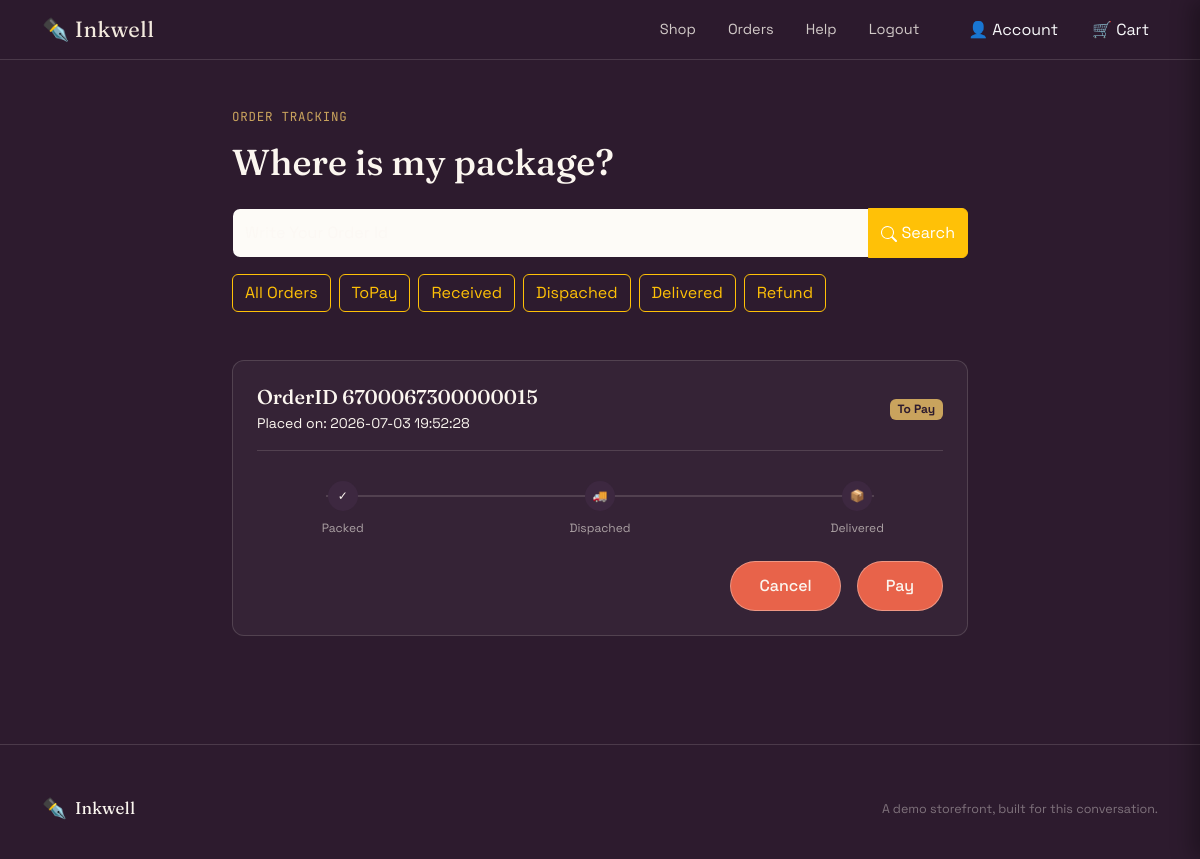
/stationaryshop/trackorder.php?status=To Pay (signed in), run on the app's committed database.
### tables this page shows
CREATE TABLE `orders` (
  `id` int(11) NOT NULL,
  `payment_id` int(11) NOT NULL,
  `product_id` char(7) NOT NULL,
  `Order_id` char(16) NOT NULL,
  `Customer` varchar(50) NOT NULL,
  `email` varchar(50) NOT NULL,
  `Card_no` varchar(12) NOT NULL,
  `Address` varchar(100) NOT NULL,
  `phone_number` varchar(11) NOT NULL,
  `Total amount` int(11) NOT NULL,
  `status` varchar(30) NOT NULL,
  `Order_date` timestamp NOT NULL DEFAULT current_timestamp(),
  `userID` int(11) NOT NULL
);

### stationaryshop/trackorder.php (the view, shortened to what this page needs)
<?php
include('navbar.php');
?>
<div class="container-lg py-5">
    <div class="row justify-content-center">
        <div class="col-lg-8">
            <p class="section-label">Order tracking</p>
            <h2 class="mb-4" style="font-size: 36px;">Where is my package?</h2>
            <div class="mb-5">
                <form method="GET" class="input-group mb-3">
                    <input type="text"
                        name="search"
                        class="form-control"
                        id="orderIdInput"
                        placeholder="Write Your Order Id">
                    <button class="btn btn-warning text-white" type="submit" id="button-addon2">
                        <svg xmlns="http://www.w3.org/2000/svg" width="16" height="16" fill="currentColor" class="bi bi-search" viewBox="0 0 16 16">
                            <path d="M11.742 10.344a6.5 6.5 0 1 0-1.397 1.398h-.001q.044.06.098.115l3.85 3.85a1 1 0 0 0 1.415-1.414l-3.85-3.85a1 1 0 0 0-.115-.1zM12 6.5a5.5 5.5 0 1 1-11 0 5.5 5.5 0 0 1 11 0"/>
                        </svg>
                        Search
                    </button>
                </form>
                <div class="d-flex gap-2 flex-wrap">
                    <a href="trackorder.php" class="btn btn-outline-warning ">All Orders</a>
                    <a href="?status=To Pay" class="btn btn-outline-warning ">ToPay</a>
                    <a href="?status=Received" class="btn btn-outline-warning ">Received</a>
                    <a href="?status=Dispached" class="btn btn-outline-warning ">Dispached</a>
                    <a href="?status=Delivered" class="btn btn-outline-warning ">Delivered</a>
                    <a href="?status=Return" class="btn btn-outline-warning ">Refund</a>
                </div>
            </div>
            <?php
            if (isset($_SESSION['userid'])) {
                $userid = $_SESSION['userid'];
                if(isset($_GET['status'])){
                    $status = $_GET['status'];
                    if ($status == 'Dispached' || $status == 'Received' || $status=='Return') {
                        $orderfetch = mysqli_query($con, "SELECT * FROM `orders` WHERE status ='$status' AND userID =$userid");
                    } else {
                        $orderfetch = mysqli_query($con, "SELECT * FROM `orders` WHERE status ='$status' AND userID =$userid");
                    }
                }
                else {
                    $orderfetch = mysqli_query($con, "SELECT * FROM `orders` WHERE userID =$userid");
                }
                while ($allorders = mysqli_fetch_assoc($orderfetch)) {
                    $card_status = $allorders['status'];
                    $packed_active = "";
                    $transit_active = "";
                    $delivered_active = "";
            ?>
                    <div class="order-card mt-4" id="trackingResultBox">
                        <div class="d-flex justify-content-between align-items-center flex-wrap gap-2 border-bottom pb-3 mb-4" style="border-color: var(--line) !important;">
                            <div>
                                <h5 class="mb-1"><a href="orderdetail.php?orderid=<?php echo $allorders['Order_id'];?>" class="text-decoration-none text-reset">OrderID <?php echo $allorders['Order_id']; ?></a></h5>
                                <p class="small mb-0">Placed on: <?php echo $allorders['Order_date'] ?></p>
                            </div>
                            <span class="badge" style="background-color: var(--gold); color: var(--plum);"><?php echo $allorders['status'] ?></span>
                        </div>
                        <div class="status-timeline">
                            <div class="timeline-step <?php echo $packed_active; ?>">
                                <div class="step-circle">✓</div>
                                <div class="step-label">Packed</div>
                            </div>
                            <div class="timeline-step <?php echo $transit_active; ?>">
                                <div class="step-circle">🚚</div>
                                <div class="step-label">Dispached</div>
                            </div>
                            <div class="timeline-step <?php echo $delivered_active; ?>">
                                <div class="step-circle">📦</div>
                                <div class="step-label">Delivered</div>
                            </div>
                        </div>
                        <div class="d-flex justify-content-end mt-4">
                            <?php if ($card_status == 'To Pay') { ?>
                                <a href="?cancelid=<?php echo $allorders['Order_id']; ?>" class="btn btn-outline-light" style=" background-color:#E8634A;">
                                    Cancel
                                </a>
                                <button type="button"
                                        class="ms-3 btn btn-outline-light"
                                        style="background-color:#E8634A;"
                                        data-bs-toggle="modal"
                                        data-bs-target="#payModal_<?php echo $allorders['Order_id']; ?>">
                                    Pay
                                </button>
                            <?php } ?>
                        </div>
                    </div>
            <?php
                }
            }
            ?>
        </div>
    </div>
</div>
<?php include('footer.php'); ?>
</body>
</html>

### stationaryshop/style.css (style rules this page uses)
:root { --plum: #2D1B2E; --plum-light: #3D2840; --coral: #E8634A; --coral-dark: #C44A33; --gold: #C9A35D; --sage: #8A9A7E; --cream: #FBF6EF; --blush: #F7E8E0; --line: rgba(251, 246, 239, 0.14); }
* { margin: 0; padding: 0; box-sizing: border-box; }
html, body { font-family: 'Space Grotesk', sans-serif; background-color: var(--plum); color: var(--cream); height: 100%; }
h1, h2, h3, h4, h5, h6 { font-family: 'Fraunces', serif; font-weight: 500; }
.btn-outline-light { border-color: rgba(251, 246, 239, 0.35); color: var(--cream); padding: 12px 28px; border-radius: 999px; font-weight: 500; transition: background-color 0.2s ease, transform 0.2s ease; }
.form-control { background-color: rgba(251, 246, 239, 0.08); color: var(--cream); border-color: var(--line); padding: 11px 14px; border-radius: 10px; font-family: 'Space Grotesk', sans-serif; }
.form-control::placeholder { color: rgba(251, 246, 239, 0.5); }
.section-label { font-size: 12.5px; letter-spacing: 0.06em; text-transform: uppercase; color: var(--gold); margin-bottom: 14px; font-family: 'JetBrains Mono', monospace; }
.form-control { background-color: rgba(251,246,239,0.08) !important; color: var(--cream) !important; border-color: var(--line) !important; padding: 12px 16px; border-radius: 10px; }
.form-control::placeholder { color: rgba(251,246,239,0.4); }
.order-card { background-color: rgba(251,246,239,0.04); border: 1px solid var(--line); border-radius: 12px; padding: 24px; }
.status-timeline { display: flex; justify-content: space-between; position: relative; margin-top: 30px; }
.status-timeline::before { content: ''; position: absolute; top: 14px; left: 10%; right: 10%; height: 2px; background-color: var(--line); z-index: 1; }
.timeline-step { position: relative; z-index: 2; text-align: center; width: 25%; }
.step-circle { width: 30px; height: 30px; border-radius: 50%; background-color: #3D2840; color: var(--cream); display: flex; align-items: center; justify-content: center; margin: 0 auto 8px; font-size: 12px; }
.step-label { font-size: 12px; color: rgba(251,246,239,0.6); }
.form-control { background-color: #fff !important; color: var(--plum) !important; border: 1px solid rgba(45,27,46,0.18) !important; padding: 11px 14px; border-radius: 10px; }
.form-control { background-color: #fff !important; border: 1px solid var(--line) !important; padding: 12px; }
.form-control { background-color: #FDFBF7 !important; color: var(--plum) !important; border: 1px solid rgba(45,27,46,0.15) !important; padding: 12px; border-radius: 8px; }

### data on the page
orders: Order "6700067300000015", Order_date "2026-07-03 19:52:28", status "To Pay"
